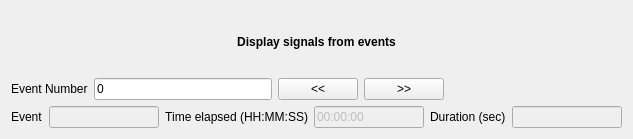
<?xml version="1.0" encoding="UTF-8"?>
<ui version="4.0">
 <class>SubstractSignalsResultsView</class>
 <widget class="QWidget" name="SubstractSignalsResultsView">
  <property name="geometry">
   <rect>
    <x>0</x>
    <y>0</y>
    <width>633</width>
    <height>139</height>
   </rect>
  </property>
  <property name="windowTitle">
   <string>Form</string>
  </property>
  <layout class="QGridLayout" name="gridLayout">
   <item row="0" column="0">
    <layout class="QVBoxLayout" name="verticalLayout">
     <item>
      <layout class="QHBoxLayout" name="horizontalLayout_2">
       <item>
        <widget class="QLabel" name="label_2">
         <property name="font">
          <font>
           <weight>75</weight>
           <bold>true</bold>
          </font>
         </property>
         <property name="text">
          <string>Display signals from events</string>
         </property>
         <property name="alignment">
          <set>Qt::AlignCenter</set>
         </property>
        </widget>
       </item>
      </layout>
     </item>
     <item>
      <layout class="QHBoxLayout" name="horizontalLayout">
       <item>
        <widget class="QLabel" name="label_4">
         <property name="text">
          <string>Event Number</string>
         </property>
        </widget>
       </item>
       <item>
        <widget class="QLineEdit" name="event_index_lineEdit">
         <property name="text">
          <string>0</string>
         </property>
        </widget>
       </item>
       <item>
        <widget class="QPushButton" name="prev_but">
         <property name="enabled">
          <bool>true</bool>
         </property>
         <property name="toolTip">
          <string>Display the previous window (window length will be added to the time elapsed).</string>
         </property>
         <property name="text">
          <string>&lt;&lt;</string>
         </property>
        </widget>
       </item>
       <item>
        <widget class="QPushButton" name="next_but">
         <property name="enabled">
          <bool>true</bool>
         </property>
         <property name="toolTip">
          <string>Display the next window (window length will be added to the time elapsed).</string>
         </property>
         <property name="text">
          <string>&gt;&gt;</string>
         </property>
        </widget>
       </item>
       <item>
        <spacer name="horizontalSpacer">
         <property name="orientation">
          <enum>Qt::Horizontal</enum>
         </property>
         <property name="sizeHint" stdset="0">
          <size>
           <width>40</width>
           <height>20</height>
          </size>
         </property>
        </spacer>
       </item>
      </layout>
     </item>
     <item>
      <layout class="QVBoxLayout" name="verticalLayout_2">
       <item>
        <layout class="QHBoxLayout" name="horizontalLayout_3">
         <item>
          <widget class="QLabel" name="label">
           <property name="text">
            <string>Event</string>
           </property>
          </widget>
         </item>
         <item>
          <widget class="QLineEdit" name="event_lineEdit">
           <property name="enabled">
            <bool>false</bool>
           </property>
          </widget>
         </item>
         <item>
          <widget class="QLabel" name="time_label">
           <property name="layoutDirection">
            <enum>Qt::LeftToRight</enum>
           </property>
           <property name="text">
            <string>Time elapsed (HH:MM:SS)</string>
           </property>
           <property name="alignment">
            <set>Qt::AlignRight|Qt::AlignTrailing|Qt::AlignVCenter</set>
           </property>
          </widget>
         </item>
         <item>
          <widget class="QLineEditLive" name="time_lineedit">
           <property name="enabled">
            <bool>false</bool>
           </property>
           <property name="toolTip">
            <string>Time elapsed since the beginning of the recording (ex. 01:10:5.5)
Press enter to display the detection window.</string>
           </property>
           <property name="text">
            <string notr="true">00:00:00</string>
           </property>
          </widget>
         </item>
         <item>
          <widget class="QLabel" name="duration_label">
           <property name="text">
            <string>Duration (sec)</string>
           </property>
          </widget>
         </item>
         <item>
          <widget class="QLineEdit" name="duration_lineEdit">
           <property name="enabled">
            <bool>false</bool>
           </property>
          </widget>
         </item>
        </layout>
       </item>
      </layout>
     </item>
     <item>
      <layout class="QVBoxLayout" name="result_layout"/>
     </item>
    </layout>
   </item>
  </layout>
 </widget>
 <customwidgets>
  <customwidget>
   <class>QLineEditLive</class>
   <extends>QLineEdit</extends>
   <header>widgets.QLineEditLive</header>
  </customwidget>
 </customwidgets>
 <resources/>
 <connections>
  <connection>
   <sender>next_but</sender>
   <signal>clicked()</signal>
   <receiver>SubstractSignalsResultsView</receiver>
   <slot>on_next_button()</slot>
   <hints>
    <hint type="sourcelabel">
     <x>435</x>
     <y>64</y>
    </hint>
    <hint type="destinationlabel">
     <x>269</x>
     <y>138</y>
    </hint>
   </hints>
  </connection>
  <connection>
   <sender>prev_but</sender>
   <signal>clicked()</signal>
   <receiver>SubstractSignalsResultsView</receiver>
   <slot>on_prev_button()</slot>
   <hints>
    <hint type="sourcelabel">
     <x>354</x>
     <y>64</y>
    </hint>
    <hint type="destinationlabel">
     <x>269</x>
     <y>138</y>
    </hint>
   </hints>
  </connection>
  <connection>
   <sender>event_index_lineEdit</sender>
   <signal>editingFinished()</signal>
   <receiver>SubstractSignalsResultsView</receiver>
   <slot>on_event_index_changed()</slot>
   <hints>
    <hint type="sourcelabel">
     <x>183</x>
     <y>56</y>
    </hint>
    <hint type="destinationlabel">
     <x>168</x>
     <y>74</y>
    </hint>
   </hints>
  </connection>
 </connections>
 <slots>
  <slot>on_choose_button()</slot>
  <slot>on_show_button()</slot>
  <slot>on_next_button()</slot>
  <slot>on_prev_button()</slot>
  <slot>on_event_index_changed()</slot>
 </slots>
</ui>
